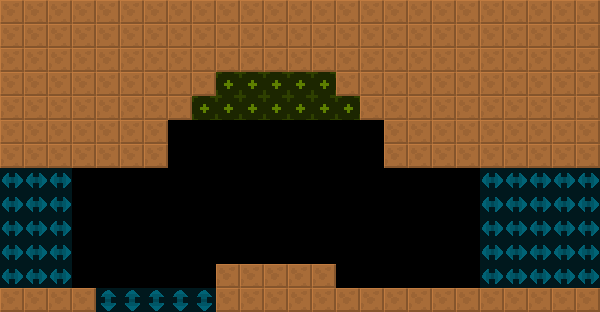

A 2D game scene composited from a Tiled map and its tileset images. What follows is a short description and the map's XML, with each tile layer's data collapsed to a summary:
An orthogonal 25x13 tile map with 24x24 px tiles, 2 tile layers (col, lnk), 2 tilesets and 2 objects (DisableDecorator, CellShrine).

<map version="1.4" tiledversion="1.4.2" orientation="orthogonal" renderorder="right-down" width="25" height="13" tilewidth="24" tileheight="24" infinite="0" nextlayerid="4" nextobjectid="8">
 <tileset firstgid="6" source="../../lnk.tsx" />
 <tileset firstgid="1" source="../../col.tsx" />
 <layer id="1" name="col" width="25" height="13">
  <data>[325 cells, 170 non-empty, 1 distinct tile ids]</data>
 </layer>
 <layer id="2" name="lnk" width="25" height="13" opacity="0.5">
  <data>[325 cells, 57 non-empty, 3 distinct tile ids]</data>
 </layer>
 <objectgroup id="3" name="markers" opacity="0.5">
  <object id="1" name="DisableDecorator" type="DisableDecorator" x="216" y="168" width="120" height="96">
   <properties>
    <property name="yr" value="0" />
    <property name="xr" value="0" />
   </properties>
  </object>
  <object id="2" name="CellShrine" type="CellShrine" x="264" y="240" width="24" height="24">
   <properties>
    <property name="yr" value="0" />
    <property name="xr" value="0" />
   </properties>
  </object>
 </objectgroup>
</map>
